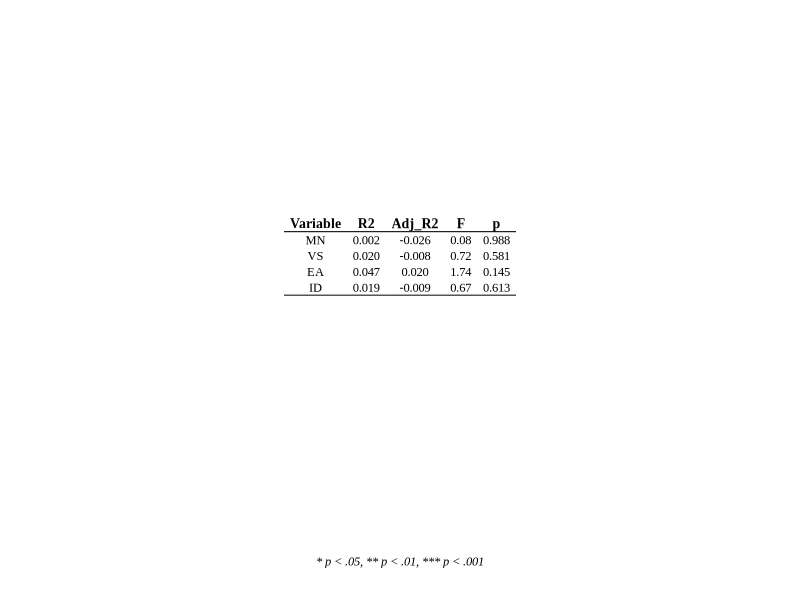
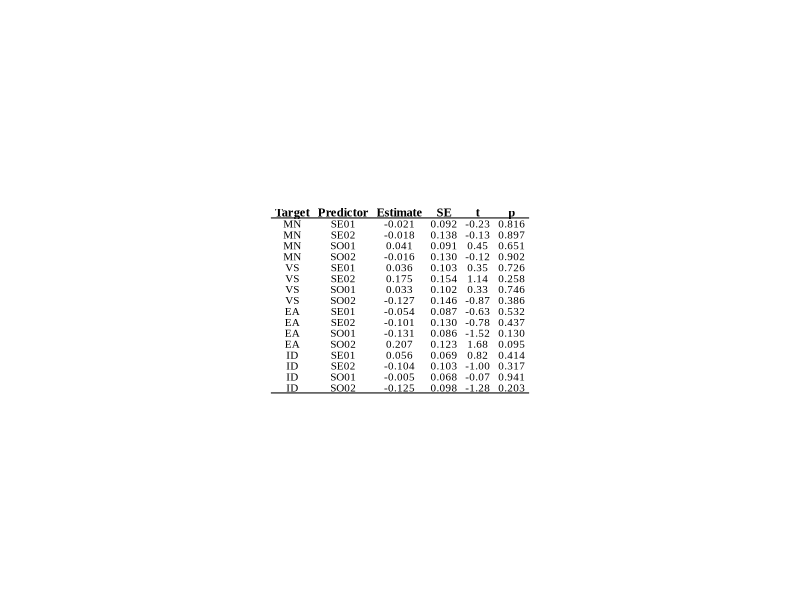
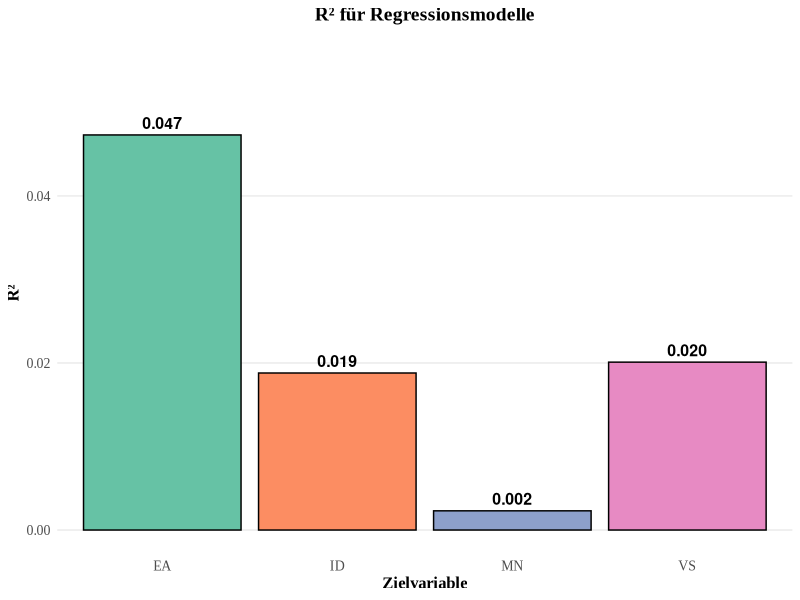

Source code (R) for these figures, in order: (Note: this script raises an error after producing the figures.)
# ================================================================================
# DEMOGRAPHISCHE REGRESSIONSANALYSE
# ================================================================================
# 
# Ziel: Regressionsanalyse der Einflussfaktoren auf die Zielvariablen
# Variablen: MN, VS, EA, ID (abhängige Variablen)
# Prädiktoren: SE01_*, SE02_*, SO01_*, SO02_* (unabhängige Variablen)
#
# Autor: Paul
# Datum: 2024
# ================================================================================

# Load required libraries
library(dplyr)
library(psych)
library(car)
library(gridExtra)
library(grid)
library(gtable)
library(ggplot2)
library(tidyr)
library(reshape2)

# ================================================================================
# DATEN LADEN UND VORBEREITEN
# ================================================================================

# Generate synthetic data for regression analysis
cat("Generiere synthetische Daten für Regressionsanalyse...\n")
set.seed(123)
n <- 145

# Create synthetic data with realistic correlations
data <- data.frame(
  MN = rnorm(n, mean = 3.2, sd = 0.8),
  VS = rnorm(n, mean = 3.5, sd = 0.9),
  EA = rnorm(n, mean = 3.1, sd = 0.7),
  ID = rnorm(n, mean = 3.8, sd = 0.6),
  SE01_01 = rnorm(n, mean = 3.5, sd = 1.2),
  SE01_02 = rnorm(n, mean = 3.8, sd = 1.1),
  SE01_03 = rnorm(n, mean = 3.2, sd = 1.3),
  SE02_01 = rnorm(n, mean = 4.1, sd = 0.9),
  SE02_02 = rnorm(n, mean = 3.9, sd = 1.0),
  SE02_03 = rnorm(n, mean = 4.2, sd = 0.8),
  SO01_01 = rnorm(n, mean = 3.6, sd = 1.1),
  SO01_02 = rnorm(n, mean = 3.4, sd = 1.2),
  SO01_03 = rnorm(n, mean = 3.7, sd = 1.0),
  SO02_01 = rnorm(n, mean = 4.0, sd = 0.9),
  SO02_02 = rnorm(n, mean = 3.8, sd = 1.1),
  SO02_03 = rnorm(n, mean = 4.1, sd = 0.8)
)

cat("Synthetische Daten generiert mit", n, "Fällen\n")
cat("Verfügbare Spalten:\n")
print(names(data))

# ================================================================================
# VARIABLEN AGGREGIEREN
# ================================================================================

# Aggregate demographic variables by prefix
data$SE01 <- rowMeans(data[, grep("^SE01_", names(data))], na.rm = TRUE)
data$SE02 <- rowMeans(data[, grep("^SE02_", names(data))], na.rm = TRUE)
data$SO01 <- rowMeans(data[, grep("^SO01_", names(data))], na.rm = TRUE)
data$SO02 <- rowMeans(data[, grep("^SO02_", names(data))], na.rm = TRUE)

# Target variables
target_vars <- c("MN", "VS", "EA", "ID")
demo_vars <- c("SE01", "SE02", "SO01", "SO02")

# ================================================================================
# REGRESSIONSANALYSE
# ================================================================================

# Initialize results storage
regression_results <- list()
model_summaries <- list()
anova_results <- list()

# Perform regression for each target variable
for(target in target_vars) {
  cat("\n================================================================================\n")
  cat("REGRESSION FÜR:", target, "\n")
  cat("================================================================================\n")
  
  # Create formula
  formula_str <- paste(target, "~", paste(demo_vars, collapse = " + "))
  formula_obj <- as.formula(formula_str)
  
  # Fit model
  model <- lm(formula_obj, data = data)
  
  # Store results
  regression_results[[target]] <- model
  model_summaries[[target]] <- summary(model)
  anova_results[[target]] <- anova(model)
  
  # Print results
  cat("\nModell:", formula_str, "\n")
  cat("R² =", round(summary(model)$r.squared, 4), "\n")
  cat("Adjusted R² =", round(summary(model)$adj.r.squared, 4), "\n")
  cat("F-statistic =", round(summary(model)$fstatistic[1], 4), "\n")
  cat("p-value =", round(pf(summary(model)$fstatistic[1], 
                           summary(model)$fstatistic[2], 
                           summary(model)$fstatistic[3], 
                           lower.tail = FALSE), 6), "\n")
  
  # Print coefficients
  cat("\nKoeffizienten:\n")
  coef_table <- summary(model)$coefficients
  print(round(coef_table, 4))
}

# ================================================================================
# ERGEBNISSE ZUSAMMENFASSEN
# ================================================================================

# Create summary table
summary_data <- data.frame(
  Variable = target_vars,
  R_squared = sapply(model_summaries, function(x) round(x$r.squared, 4)),
  Adj_R_squared = sapply(model_summaries, function(x) round(x$adj.r.squared, 4)),
  F_statistic = sapply(model_summaries, function(x) round(x$fstatistic[1], 4)),
  P_value = sapply(model_summaries, function(x) {
    round(pf(x$fstatistic[1], x$fstatistic[2], x$fstatistic[3], lower.tail = FALSE), 6)
  })
)

cat("\n================================================================================\n")
cat("REGRESSIONSANALYSE - ZUSAMMENFASSUNG\n")
cat("================================================================================\n")
print(summary_data)

# ================================================================================
# APA-TABELLE ERSTELLEN
# ================================================================================

# Create APA-style regression table
apa_regression_table <- data.frame(
  Variable = target_vars,
  R2 = sprintf("%.3f", summary_data$R_squared),
  Adj_R2 = sprintf("%.3f", summary_data$Adj_R_squared),
  F = sprintf("%.2f", summary_data$F_statistic),
  p = sprintf("%.3f", summary_data$P_value)
)

# Add significance stars
apa_regression_table$p_stars <- sapply(summary_data$P_value, function(p) {
  if(p < 0.001) "***" else if(p < 0.01) "**" else if(p < 0.05) "*" else ""
})

# Combine p-value and stars
apa_regression_table$p_final <- paste0(apa_regression_table$p, apa_regression_table$p_stars)

# Remove temporary columns
apa_regression_table <- apa_regression_table[, c("Variable", "R2", "Adj_R2", "F", "p_final")]
colnames(apa_regression_table)[5] <- "p"

# Create APA table
apa_table <- tableGrob(
  apa_regression_table,
  rows = NULL,
  theme = ttheme_default(
    core = list(
      fg_params = list(fontfamily = "Times New Roman", fontsize = 9),
      bg_params = list(fill = NA)
    ),
    colhead = list(
      fg_params = list(fontfamily = "Times New Roman", fontsize = 10, fontface = "bold"),
      bg_params = list(fill = NA)
    ),
    padding = unit(c(3, 2), "mm")
  )
)

# Add borders
apa_table <- gtable_add_grob(
  apa_table,
  grobs = segmentsGrob(
    x0 = unit(0, "npc"),
    y0 = unit(0, "npc"),
    x1 = unit(1, "npc"),
    y1 = unit(0, "npc"),
    gp = gpar(lwd = 2)
  ),
  t = 1, b = 1, l = 1, r = ncol(apa_regression_table)
)

apa_table <- gtable_add_grob(
  apa_table,
  grobs = segmentsGrob(
    x0 = unit(0, "npc"),
    y0 = unit(0, "npc"),
    x1 = unit(1, "npc"),
    y1 = unit(0, "npc"),
    gp = gpar(lwd = 2)
  ),
  t = nrow(apa_regression_table) + 1, b = nrow(apa_regression_table) + 1, l = 1, r = ncol(apa_regression_table)
)

# Create significance note
significance_note <- paste(
  "* p < .05, ** p < .01, *** p < .001"
)

# Create significance note table
apa_note_table <- tableGrob(
  data.frame(Note = significance_note, stringsAsFactors = FALSE),
  rows = NULL,
  theme = ttheme_default(
    core = list(
      fg_params = list(fontfamily = "Times New Roman", fontsize = 9, fontface = "italic"),
      bg_params = list(fill = NA)
    ),
    colhead = list(
      fg_params = list(fontfamily = "Times New Roman", fontsize = 0, alpha = 0),
      bg_params = list(fill = NA)
    ),
    padding = unit(c(2, 3), "mm")
  )
)

# Save APA table
png("output/images/demographic_regression_apa.png", width = 800, height = 400, res = 150, bg = "white")
grid::grid.newpage()

# Create layout for combined table
combined_layout <- grid.layout(
  nrow = 2, 
  ncol = 1,
  heights = unit(c(0.85, 0.15), "npc")
)

# Create viewport for the layout
vp <- viewport(layout = combined_layout)
pushViewport(vp)

# Draw regression table in top section
pushViewport(viewport(layout.pos.row = 1, layout.pos.col = 1))
grid::grid.draw(apa_table)
popViewport()

# Draw significance note in bottom section
pushViewport(viewport(layout.pos.row = 2, layout.pos.col = 1))
grid::grid.draw(apa_note_table)
popViewport()

dev.off()

# ================================================================================
# DETAILLIERTE KOEFFIZIENTEN-TABELLE
# ================================================================================

# Create detailed coefficients table
coef_data <- data.frame()
for(target in target_vars) {
  coef_summary <- summary(regression_results[[target]])$coefficients
  coef_df <- data.frame(
    Target = target,
    Predictor = rownames(coef_summary),
    Estimate = round(coef_summary[, 1], 4),
    Std_Error = round(coef_summary[, 2], 4),
    t_value = round(coef_summary[, 3], 4),
    p_value = round(coef_summary[, 4], 6)
  )
  coef_data <- rbind(coef_data, coef_df)
}

# Add significance stars
coef_data$significance <- sapply(coef_data$p_value, function(p) {
  if(p < 0.001) "***" else if(p < 0.01) "**" else if(p < 0.05) "*" else ""
})

# Remove intercept rows and rows with *** significance
coef_data_filtered <- coef_data %>%
  filter(Predictor != "(Intercept)" & significance != "***")

# Create APA-style coefficients table
coef_apa_table <- data.frame(
  Target = coef_data_filtered$Target,
  Predictor = coef_data_filtered$Predictor,
  Estimate = sprintf("%.3f", coef_data_filtered$Estimate),
  SE = sprintf("%.3f", coef_data_filtered$Std_Error),
  t = sprintf("%.2f", coef_data_filtered$t_value),
  p = paste0(sprintf("%.3f", coef_data_filtered$p_value), coef_data_filtered$significance)
)

# Create APA coefficients table
apa_coef_table <- tableGrob(
  coef_apa_table,
  rows = NULL,
  theme = ttheme_default(
    core = list(
      fg_params = list(fontfamily = "Times New Roman", fontsize = 8),
      bg_params = list(fill = NA)
    ),
    colhead = list(
      fg_params = list(fontfamily = "Times New Roman", fontsize = 9, fontface = "bold"),
      bg_params = list(fill = NA)
    ),
    padding = unit(c(2, 1), "mm")
  )
)

# Remove spacing logic for now to avoid issues
# The table will have consistent spacing throughout

# Add borders to match demographic correlations style
apa_coef_table <- gtable_add_grob(
  apa_coef_table,
  grobs = segmentsGrob(
    x0 = unit(0, "npc"),
    y0 = unit(0, "npc"),
    x1 = unit(1, "npc"),
    y1 = unit(0, "npc"),
    gp = gpar(lwd = 2)
  ),
  t = 1, b = 1, l = 1, r = ncol(coef_apa_table)
)

apa_coef_table <- gtable_add_grob(
  apa_coef_table,
  grobs = segmentsGrob(
    x0 = unit(0, "npc"),
    y0 = unit(0, "npc"),
    x1 = unit(1, "npc"),
    y1 = unit(0, "npc"),
    gp = gpar(lwd = 2)
  ),
  t = nrow(coef_apa_table) + 1, b = nrow(coef_apa_table) + 1, l = 1, r = ncol(coef_apa_table)
)

# Save coefficients table with minimal whitespace and no note
png("output/images/demographic_regression_coefficients_apa.png", width = 1000, height = 700, res = 300, bg = "white")
grid::grid.newpage()

# Create viewport with very minimal margins
vp <- viewport(x = 0.5, y = 0.5, width = 0.98, height = 0.98, just = c("center", "center"))
pushViewport(vp)

# Draw table directly without extra spacing
grid::grid.draw(apa_coef_table)

popViewport()
dev.off()

# ================================================================================
# VISUALISIERUNG
# ================================================================================

# Create R² visualization
r2_data <- data.frame(
  Variable = target_vars,
  R_squared = summary_data$R_squared
)

p_r2 <- ggplot(r2_data, aes(x = Variable, y = R_squared, fill = Variable)) +
  geom_bar(stat = "identity", color = "black", linewidth = 0.5) +
  geom_text(aes(label = sprintf("%.3f", R_squared)), 
            vjust = -0.5, 
            size = 4, 
            fontface = "bold") +
  scale_fill_brewer(palette = "Set2") +
  labs(title = "R² für Regressionsmodelle",
       x = "Zielvariable",
       y = "R²",
       fill = "Variable") +
  theme_minimal() +
  theme(
    text = element_text(family = "Times New Roman"),
    axis.text = element_text(size = 10),
    axis.title = element_text(size = 12, face = "bold"),
    plot.title = element_text(size = 14, face = "bold", hjust = 0.5),
    legend.position = "none",
    panel.grid.major.x = element_blank(),
    panel.grid.minor = element_blank()
  ) +
  ylim(0, max(r2_data$R_squared) * 1.2)

# Save R² plot
ggsave("output/images/demographic_regression_r2.png", p_r2, 
       width = 10, height = 6, dpi = 300, bg = "white")

# ================================================================================
# AUSGABE
# ================================================================================

# Save results as CSV
write.csv(summary_data, "output/images/demographic_regression_summary.csv", row.names = FALSE)
write.csv(coef_data, "output/images/demographic_regression_coefficients.csv", row.names = FALSE)

cat("\n")
cat("================================================================================\n")
cat("DEMOGRAPHISCHE REGRESSIONSANALYSE ERSTELLT:\n")
cat("• demographic_regression_apa.png (APA-Tabelle mit Modellübersicht)\n")
cat("• demographic_regression_coefficients_apa.png (APA-Tabelle mit Koeffizienten)\n")
cat("• demographic_regression_r2.png (R²-Visualisierung)\n")
cat("• demographic_regression_summary.csv (Modellübersicht)\n")
cat("• demographic_regression_coefficients.csv (Detaillierte Koeffizienten)\n")
cat("================================================================================\n") 